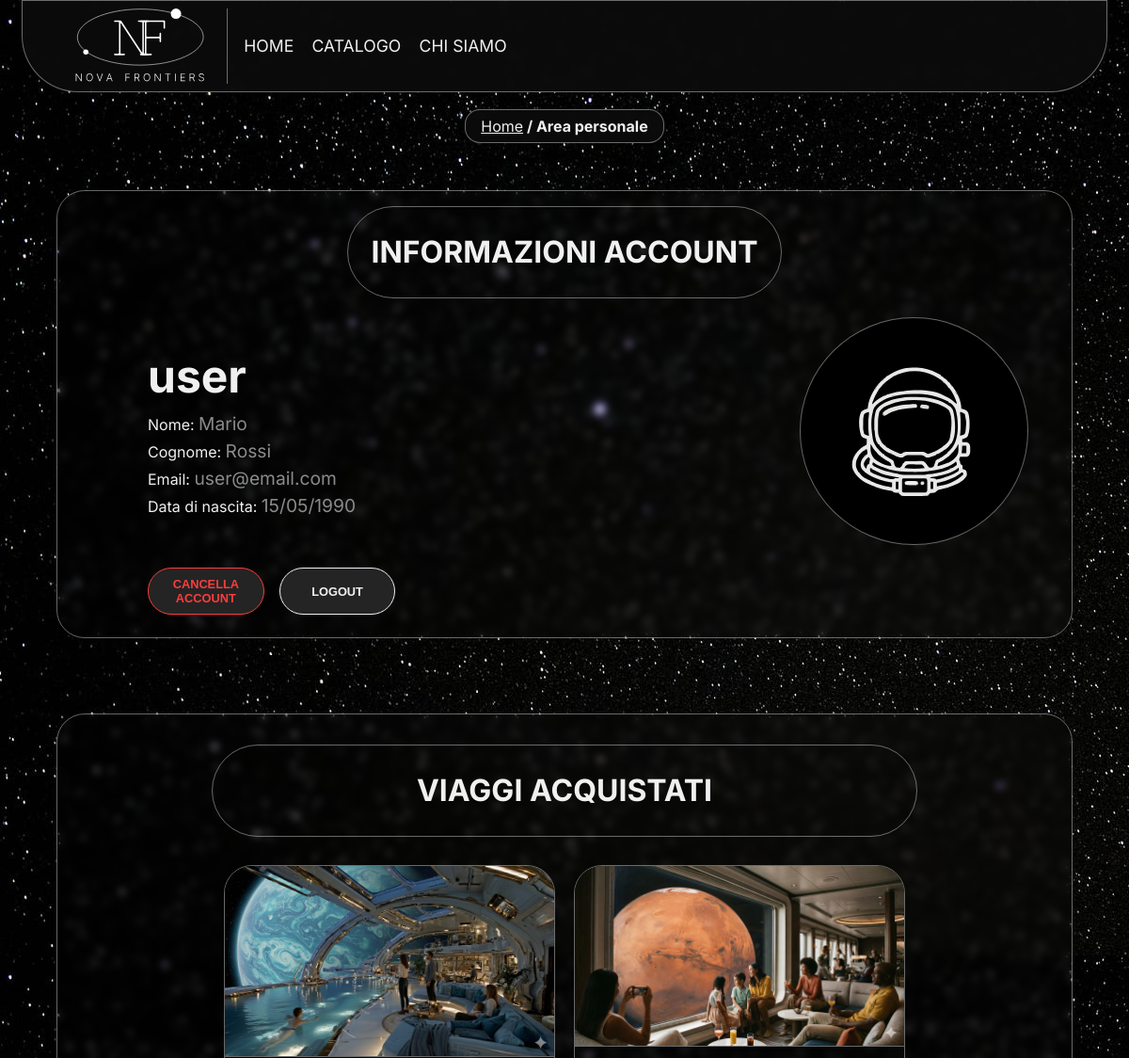
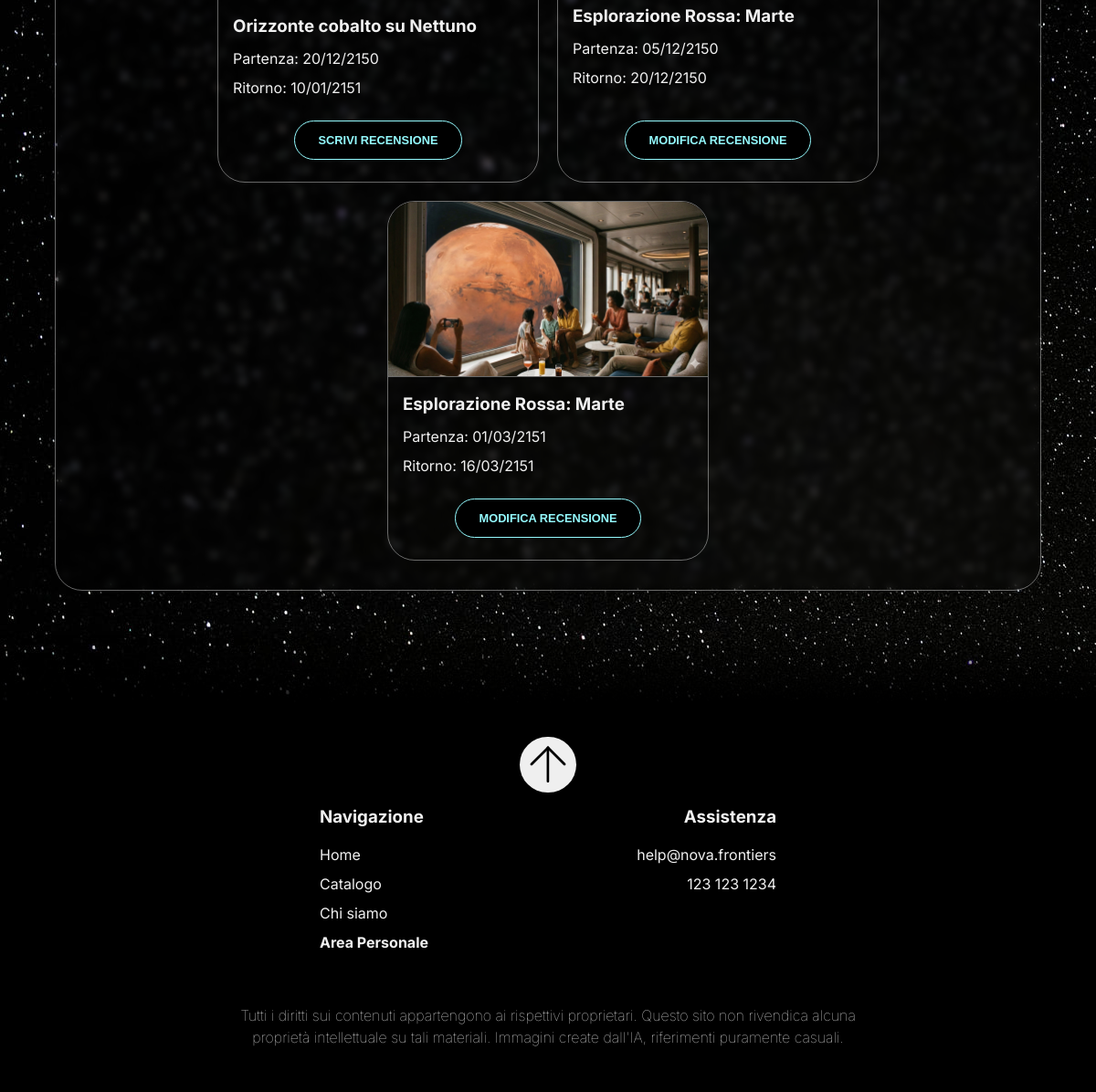
Screenshot of /AreaPersonale.php (signed in) with the database file from the repository (2 pictures, top to bottom).
### tables this page shows
CREATE TABLE Utente (
    email VARCHAR(255) PRIMARY KEY,
    username VARCHAR(100) NOT NULL UNIQUE,
    nome VARCHAR(100) NOT NULL,
    cognome VARCHAR(100) NOT NULL,
    password_hash VARCHAR(255) NOT NULL,
    data_nascita DATE NOT NULL
);

CREATE TABLE Viaggio (
    id INT PRIMARY KEY,
    tipo_viaggio_nome VARCHAR(100) NOT NULL,
    prezzo DECIMAL(10, 2) NOT NULL,
    prezzo_scontato DECIMAL(10, 2),
    data_inizio DATE NOT NULL,
    data_fine DATE NOT NULL,
    FOREIGN KEY (tipo_viaggio_nome) REFERENCES Tipo_Viaggio(nome)
        ON UPDATE CASCADE ON DELETE CASCADE
);

CREATE TABLE Immagini (
    id INT PRIMARY KEY,
    alt_text VARCHAR(255),
    url_immagine VARCHAR(500) NOT NULL,
    tipo_viaggio_nome VARCHAR(100),
    periodo_itinerario_id INT,
    FOREIGN KEY (tipo_viaggio_nome) REFERENCES Tipo_Viaggio(nome)
        ON UPDATE CASCADE ON DELETE SET NULL,
    FOREIGN KEY (periodo_itinerario_id) REFERENCES Periodo_Itinerario(id)
        ON UPDATE CASCADE ON DELETE SET NULL
);

### php/dbConnection.php (called while the page is built, shortened)
<?php
class DBAccess {
	private $connection;
	public function openDBConnection() {
		$this->connection = mysqli_connect(self::HOST_DB, self::USERNAME, self::PASSWORD, self::DATABASE_NAME);
		if(mysqli_connect_errno()) {
			return false;
		} else {
			return true;
		}
	}
	public function getUserInfo($username){
		$query = "SELECT email, nome, cognome, data_nascita FROM Utente WHERE username=?";
		$stmt = $this->connection->prepare($query);
		$stmt->bind_param("s", $username);
		if(!$stmt->execute()){
			throw new Exception("Errore nel recupero utente ");
		}
		$result = $stmt->get_result();
		return $result->fetch_assoc();
	}
    public function getHistory($username){
		$query = "
			SELECT V.tipo_viaggio_nome, V.data_inizio, V.data_fine, I.url_immagine
			FROM Prenotazione P
				JOIN Utente U ON
					P.utente_email = U.email
				JOIN Viaggio V ON
					P.viaggio_id = V.id
				JOIN Immagini I ON
					V.tipo_viaggio_nome = I.tipo_viaggio_nome
			WHERE U.username = ? AND
				I.url_immagine LIKE '%i1.jpg'
			";
			$result=array();
			$stmt = $this->connection->prepare($query);
			$stmt->bind_param("s", $username);
			if(!$stmt->execute()){
				throw new Exception("Errore nel recupero viaggi");
			}
			$queryResult = $stmt->get_result();
			while($row = mysqli_fetch_assoc($queryResult)){
				array_push($result, $row);
			}
			return $result;
	}
	public function getReview($username, $viaggio){
		$query = "
			SELECT *
			FROM Recensione R
				JOIN Utente U ON R.utente_email = U.email
			WHERE U.username = ? AND R.tipo_viaggio_nome=?
		";
		$stmt = $this->connection->prepare($query);
		$stmt->bind_param("ss", $username, $viaggio);
		if(!$stmt->execute()){
			throw new Exception("Errore nel recupero recensione");
		}
		$result = $stmt->get_result();
		if($result->num_rows == 0){
			throw new Exception("Errore, nessuna recensione trovata", 0);
		}
		return $result->fetch_assoc();
	}
	public function checkIfReviewed($username, $viaggio){
		try{
			$result = $this->getReview($username, $viaggio);
			return true;
		}
		catch(Exception $e){
			if($e->getCode() == 0)
				return false;
		}
	}
}
?>

### AreaPersonale.php (the view, shortened to what this page needs)
<?php
require_once "php/dbConnection.php";
$paginaAreapersonale = file_get_contents("AreaPersonale.html");
$connessione = new DBAccess();
$username = $_SESSION["username"];
$messaggio="";
$errore="";
$stringaViaggi="";
try{
    $infoUtente = $connessione->getUserInfo($username);
    $nome=$infoUtente["nome"];
    $cognome=$infoUtente["cognome"];
    $email=$infoUtente["email"];
    $dataNascita=date("d/m/Y",strtotime($infoUtente["data_nascita"]));
    $paginaAreapersonale = str_replace("[USERNAME]", $username, $paginaAreapersonale);
    $paginaAreapersonale = str_replace("[NOME]", $nome, $paginaAreapersonale);
    $paginaAreapersonale = str_replace("[COGNOME]", $cognome, $paginaAreapersonale);
    $paginaAreapersonale = str_replace("[EMAIL]", $email, $paginaAreapersonale);
    $paginaAreapersonale = str_replace("[DATA_NASCITA]", $dataNascita, $paginaAreapersonale);
    $listaViaggiAcquistati = $connessione->getHistory($username);
    if($listaViaggiAcquistati){
    foreach($listaViaggiAcquistati as $viaggio){
        $stringaViaggi .= "
        <li class='card-viaggio'>
            <img src='" . $viaggio['url_immagine'] . "' alt=''>
            <div class='card-viaggio-info'>
                <h3>" . $viaggio['tipo_viaggio_nome'] ."</h3>
                <p>Partenza: <time datetime='" . $viaggio['data_inizio'] . "'>" . date('d/m/Y',strtotime($viaggio['data_inizio'])) . "</time></p>
                <p>Ritorno: <time datetime='" . $viaggio['data_fine'] . "'>" . date('d/m/Y',strtotime($viaggio['data_fine'])) . "</time></p>
            </div>
            <form class='azione-recensione' action='recensione.php' method='post'>
                <input type='hidden' name='nomeViaggio' value='" . $viaggio['tipo_viaggio_nome'] . "'>";
            if($connessione->checkIfReviewed($username,$viaggio['tipo_viaggio_nome'])){
                $stringaViaggi .= "
                <fieldset>
                    <button type='submit' name='modifica_recensione' class='modifica-leggi-recensione'>MODIFICA RECENSIONE</button>
                </fieldset>
                ";
            }
            else{
                $stringaViaggi .= "
                <fieldset>
                    <button type='submit' name='scrivi_recensione' class='modifica-leggi-recensione'>SCRIVI RECENSIONE</button>
                </fieldset>
                ";
            }
        $stringaViaggi .= "</form>
        </li>
        ";
    }
    }
    else{
        $stringaViaggi = "<p id='nessun_viaggio_acquistato'> Non hai ancora viaggiato con noi!</p>";
    }
    $paginaAreapersonale = str_replace("[LISTA-STORICO-VIAGGI]", $stringaViaggi, $paginaAreapersonale);
}
catch(Exception $e){
    $errore = "<p class=messaggio errore'>" . $e->getMessage() . "</p>";
}
$paginaAreapersonale = str_replace("[MESSAGGIO]", $messaggio, $paginaAreapersonale);
$paginaAreapersonale = str_replace("[ERRORE]", $errore, $paginaAreapersonale);
$footerLink="";
if(isset($_SESSION['username']))
    $footerLink = "<li><span class='current-footer-link'>Area Personale</span></li>";
else
    $footerLink = "<li><a href='login.php' class='footer-link'>Accedi</a></li>";
$paginaAreapersonale = str_replace("[FOOTER_LINK]", $footerLink, $paginaAreapersonale);
echo $paginaAreapersonale;
?>

### css/mini_style.css (style rules this page uses)
#logo { border-right: none; height: 65px; min-width: 100px; }
#menu { display: none; }
h2 { font-size: 1.8em; }
.liquid-glass-container-informazioni-account-header h2 { font-size: 18px; font-weight: bold; }
.liquid-glass-container-informazioni-account-body-container { flex-direction: column; align-items: center; margin-top: 10px; }
.liquid-glass-container-informazioni-account-icon { width: 120px; margin: 0 0 15px 0; order: -1; }
#liquid-glass-container-informazioni-account-body-info { margin-left: 0; text-align: center; order: 0; display: flex; flex-direction: column; align-items: center; }
#liquid-glass-container-informazioni-account-body-info h3 { font-size: 40px; }
#liquid-glass-container-informazioni-account { width: 90%; }
#liquid-glass-container-viaggi { width: 90%; }
.testo-area-personale-account { display: block; }
.card-container-viaggi { gap:12px; margin-top: 20px; }
#azioniAccount { margin: 1.5em auto 0.5em auto; }

### css/print.css (style rules this page uses)
html { font-family: "Times New Roman", Times, serif; font-size: 12pt; }
a:link:after, a:visited:after { content: " [attr(href)] "; font-size: 90%; }
#header-container, #top-header-container, #menu, #menu-mobile, #button-menu-mobile, header { display: none; }
#button-torna-su { display: none; }
#footer-mid-container, #footer-contatti-container { display: none; }
.liquid-glass-container-informazioni-account-icon img, #container-lista-viaggi img, #cards-list-container img { display: none; }

### rows the page displays
utente: paginaAreapersonale "HOME CATALOGO CHI SIAMO Home / Area personale INFORMAZIONI ACCOUNT user Nome: Mario Cognome: Rossi Email: user@email.com Data di nascita: 15/05/1990 CANCELLA ACCOUNT LOGOUT VIAGGI ACQUISTATI Navigazione Home Catalogo Chi siamo Assistenza help@nova.frontiers 123 123 1234 Tutti i diritti sui contenuti appartengono ai rispettivi proprietari. Questo sito non rivendica alcuna proprietà intellettuale su tali materiali. Immagini create dall'IA, riferimenti puramente casuali.", data_nascita+email+cognome (picture)
viaggio: immagini.url_immagine (picture), tipo_viaggio_nome "Orizzonte cobalto su Nettuno", data_inizio "20/12/2150", data_fine "10/01/2151", shows "SCRIVI RECENSIONE"
viaggio: immagini.url_immagine (picture), tipo_viaggio_nome "Esplorazione Rossa: Marte", data_inizio "05/12/2150", data_fine "20/12/2150", shows "MODIFICA RECENSIONE"
viaggio: immagini.url_immagine (picture), tipo_viaggio_nome "Esplorazione Rossa: Marte", data_inizio "01/03/2151", data_fine "16/03/2151", shows "MODIFICA RECENSIONE"
